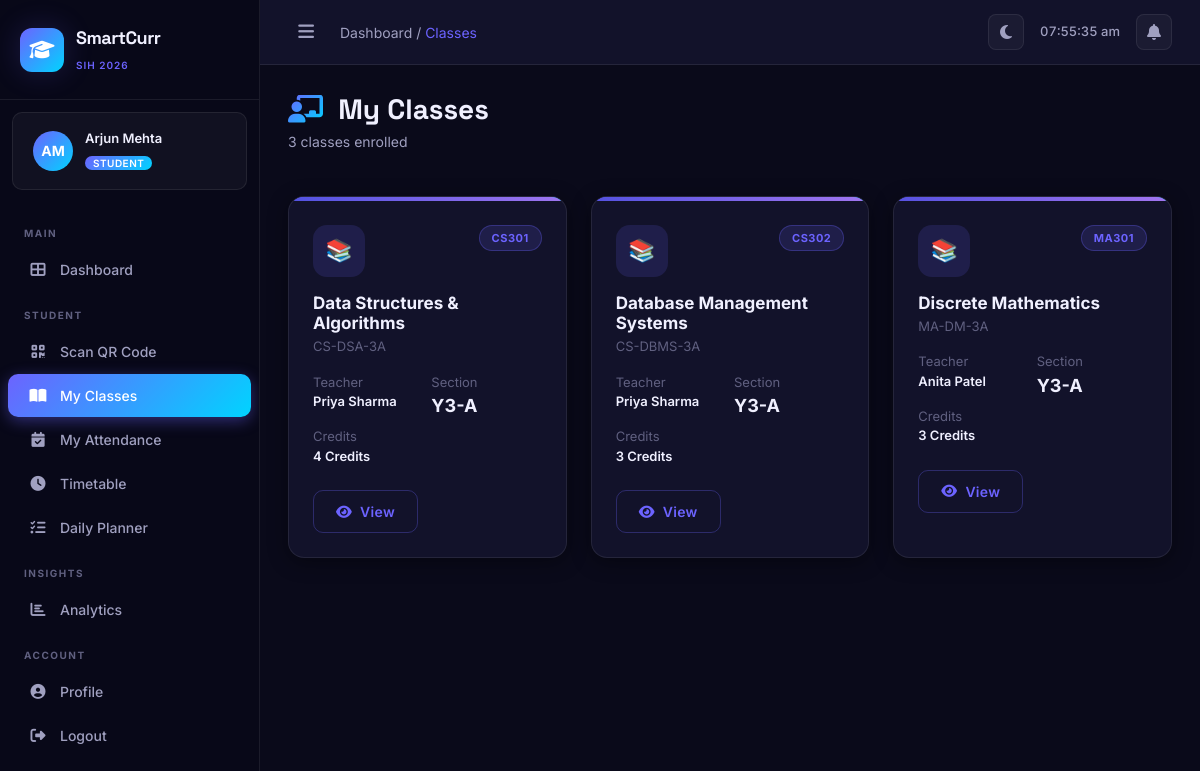
Screenshot of /classes/ (signed in) with the database file from the repository.
### accounts/models.py (models this page shows, shortened)
class CustomUser(AbstractUser):
    ROLE_CHOICES = [
        ('student', 'Student'),
        ('teacher', 'Teacher'),
        ('admin', 'Admin'),
    ]
    role = models.CharField(max_length=20, choices=ROLE_CHOICES, default='student')
    phone = models.CharField(max_length=15, blank=True)
    profile_picture = models.ImageField(upload_to='profiles/', blank=True, null=True)
    department = models.CharField(max_length=100, blank=True)
    roll_number = models.CharField(max_length=20, blank=True)  # for students
    employee_id = models.CharField(max_length=20, blank=True)  # for teachers
    year_of_study = models.IntegerField(null=True, blank=True)  # for students
    section = models.CharField(max_length=10, blank=True)
    def is_teacher(self):
        return self.role == 'teacher'

### attendance/models.py (models this page shows, shortened)
class Class(models.Model):
    name = models.CharField(max_length=100)
    department = models.CharField(max_length=100)
    year = models.IntegerField()
    section = models.CharField(max_length=10)
    subject = models.ForeignKey(Subject, on_delete=models.CASCADE)
    teacher = models.ForeignKey(
        'accounts.CustomUser',
        on_delete=models.CASCADE,
        related_name='teaching_classes',
        limit_choices_to={'role': 'teacher'}
    )
    students = models.ManyToManyField(
        'accounts.CustomUser',
        related_name='enrolled_classes',
        blank=True,
        limit_choices_to={'role': 'student'}
    )
    created_at = models.DateTimeField(auto_now_add=True)
    class Meta:
        verbose_name_plural = "Classes"

class Subject(models.Model):
    name = models.CharField(max_length=100)
    code = models.CharField(max_length=20, unique=True)
    department = models.CharField(max_length=100)
    credits = models.IntegerField(default=3)

### attendance/views.py (the view)
# urls.py: path('classes/', views.class_list, name='class_list'),
@login_required
def class_list(request):
    if request.user.is_teacher():
        classes = Class.objects.filter(teacher=request.user).select_related('subject')
    else:
        classes = request.user.enrolled_classes.select_related('subject', 'teacher')
    return render(request, 'attendance/class_list.html', {'classes': classes})

### templates/attendance/class_list.html (shortened to what this page needs)
{% extends 'base.html' %}
{% block breadcrumb %}Dashboard / <span style="color:var(--accent-primary)">Classes</span>{% endblock %}
{% block content %}
<div class="page-header d-flex align-items-center justify-content-between fade-in-up">
    <div>
        <h1 class="page-title"><i class="fas fa-chalkboard-teacher me-2 text-gradient"></i> My Classes</h1>
        <p class="page-subtitle">{{ classes.count }} class{{ classes.count|pluralize:"es" }} enrolled</p>
    </div>
</div>
<div class="row g-4">
    {% for cls in classes %}
    <div class="col-md-6 col-lg-4 fade-in-up" style="animation-delay: {{ forloop.counter0 }}00ms;">
        <div class="card-premium h-100" style="position: relative; overflow: hidden;">
            <div style="height: 4px; background: var(--gradient-primary); position: relative;">
                <div style="position: absolute; inset: 0; background: linear-gradient(90deg,
                    hsl({{ forloop.counter0|add:240 }}deg, 70%, 60%),
                    hsl({{ forloop.counter0|add:260 }}deg, 80%, 70%));"></div>
            </div>
            <div class="card-body-premium">
                <div class="d-flex align-items-start justify-content-between mb-3">
                    <div style="
                        width: 52px; height: 52px; border-radius: 14px;
                        background: rgba(108,99,255,0.15);
                        display: flex; align-items: center; justify-content: center;
                        font-size: 22px; color: var(--accent-primary);">
                        📚
                    </div>
                    <span class="badge-premium badge-purple">{{ cls.subject.code }}</span>
                </div>
                <h3 style="font-size: 17px; font-weight: 700; margin-bottom: 4px;">{{ cls.subject.name }}</h3>
                <div style="font-size: 13px; color: var(--text-muted); margin-bottom: 16px;">{{ cls.name }}</div>
                <div class="row g-2 mb-4" style="font-size: 13px;">
                    {% if request.user.is_teacher %}
                    <div class="col-6">
                        <div style="color: var(--text-muted);">Students</div>
                        <div style="font-weight: 700; font-size: 18px;">{{ cls.students.count }}</div>
                    </div>
                    {% else %}
                    <div class="col-6">
                        <div style="color: var(--text-muted);">Teacher</div>
                        <div style="font-weight: 600; font-size: 13px;">{{ cls.teacher.get_full_name }}</div>
                    </div>
                    {% endif %}
                    <div class="col-6">
                        <div style="color: var(--text-muted);">Section</div>
                        <div style="font-weight: 700; font-size: 18px;">Y{{ cls.year }}-{{ cls.section }}</div>
                    </div>
                    <div class="col-12">
                        <div style="color: var(--text-muted);">Credits</div>
                        <div style="font-weight: 600;">{{ cls.subject.credits }} Credits</div>
                    </div>
                </div>
                <div class="d-flex gap-2">
                    <a href="{% url 'class_detail' cls.pk %}" class="btn btn-premium btn-outline-premium flex-1" style="justify-content: center;">
                        <i class="fas fa-eye"></i> View
                    </a>
                </div>
            </div>
        </div>
    </div>
    {% endfor %}
</div>
{% endblock %}

### templates/base.html (shortened to what this page needs)
{% load static %}
<!DOCTYPE html>
<html lang="en" data-theme="dark">
<head>
    <link href="https://cdn.jsdelivr.net/npm/bootstrap@5.3.0/dist/css/bootstrap.min.css" rel="stylesheet">
    <link href="https://cdnjs.cloudflare.com/ajax/libs/font-awesome/6.5.0/css/all.min.css" rel="stylesheet">
    <link rel="stylesheet" href="{% static 'css/main.css' %}">
</head>
<body>
    {% if user.is_authenticated %}
    <div class="sidebar" id="sidebar">
        <div class="sidebar-brand">
            <div class="brand-icon">
                <i class="fas fa-graduation-cap"></i>
            </div>
            <div class="brand-text">
                <span class="brand-name">SmartCurr</span>
                <span class="brand-sub">SIH 2026</span>
            </div>
        </div>
        <div class="sidebar-user">
            <div class="user-avatar">
                {% if user.profile_picture %}
                    <img src="{{ user.profile_picture.url }}" alt="Profile">
                {% else %}
                    <div class="avatar-placeholder">{{ user.first_name|first|upper }}{{ user.last_name|first|upper }}</div>
                {% endif %}
            </div>
            <div class="user-info">
                <span class="user-name">{{ user.get_full_name|default:user.username }}</span>
                <span class="user-role badge">{{ user.role|title }}</span>
            </div>
        </div>
        <nav class="sidebar-nav">
            <div class="nav-section-label">Main</div>
            <a href="{% url 'dashboard' %}" class="nav-link {% if request.resolver_match.url_name == 'dashboard' %}active{% endif %}">
                <i class="fas fa-th-large"></i><span>Dashboard</span>
            </a>
            {% if user.is_teacher %}
            <div class="nav-section-label">Teacher</div>
            <a href="{% url 'class_list' %}" class="nav-link {% if 'class' in request.resolver_match.url_name %}active{% endif %}">
                <i class="fas fa-chalkboard-teacher"></i><span>My Classes</span>
            </a>
            <a href="{% url 'class_create' %}" class="nav-link">
                <i class="fas fa-plus-circle"></i><span>Create Class</span>
            </a>
            <a href="{% url 'attendance_history' %}" class="nav-link">
                <i class="fas fa-history"></i><span>Attendance History</span>
            </a>
            {% else %}
            <div class="nav-section-label">Student</div>
            <a href="{% url 'mark_attendance' %}" class="nav-link {% if request.resolver_match.url_name == 'mark_attendance' %}active{% endif %}">
                <i class="fas fa-qrcode"></i><span>Scan QR Code</span>
            </a>
            <a href="{% url 'class_list' %}" class="nav-link {% if 'class' in request.resolver_match.url_name %}active{% endif %}">
                <i class="fas fa-book-open"></i><span>My Classes</span>
            </a>
            <a href="{% url 'attendance_history' %}" class="nav-link">
                <i class="fas fa-calendar-check"></i><span>My Attendance</span>
            </a>
            <a href="{% url 'timetable' %}" class="nav-link {% if request.resolver_match.url_name == 'timetable' %}active{% endif %}">
                <i class="fas fa-clock"></i><span>Timetable</span>
            </a>
            <a href="{% url 'daily_planner' %}" class="nav-link {% if request.resolver_match.url_name == 'daily_planner' %}active{% endif %}">
                <i class="fas fa-tasks"></i><span>Daily Planner</span>
            </a>
            {% endif %}
            <div class="nav-section-label">Insights</div>
            <a href="{% url 'analytics' %}" class="nav-link {% if request.resolver_match.url_name == 'analytics' %}active{% endif %}">
                <i class="fas fa-chart-bar"></i><span>Analytics</span>
            </a>
            <div class="nav-section-label">Account</div>
            <a href="{% url 'profile' %}" class="nav-link">
                <i class="fas fa-user-circle"></i><span>Profile</span>
            </a>
            <a href="{% url 'logout' %}" class="nav-link logout-link">
                <i class="fas fa-sign-out-alt"></i><span>Logout</span>
            </a>
        </nav>
    </div>
    {% endif %}
    <div class="main-content {% if not user.is_authenticated %}full-width{% endif %}">
        {% if user.is_authenticated %}
        <div class="topbar">
            <button class="sidebar-toggle" id="sidebarToggle" onclick="toggleSidebar()">
                <i class="fas fa-bars"></i>
            </button>
            <div class="topbar-breadcrumb">
                {% block breadcrumb %}{% endblock %}
            </div>
            <div class="topbar-right">
                <div class="theme-toggle" onclick="toggleTheme()" title="Toggle Theme">
                    <i class="fas fa-moon" id="themeIcon"></i>
                </div>
                <div class="topbar-time" id="topbarTime"></div>
                <div class="topbar-notif">
                    <i class="fas fa-bell"></i>
                </div>
            </div>
        </div>
        {% endif %}
        <div class="content-area">
            {% block content %}{% endblock %}
        </div>
    </div>
</body>
</html>

### rows the page displays
CustomUser: first_name|first "A", last_name|first "M", get_full_name "Arjun Mehta", role "STUDENT"
Class: subject.code "CS301", subject.name "Data Structures & Algorithms", name "CS-DSA-3A", teacher.get_full_name "Priya Sharma", year "3", section "A", subject.credits "4"
Class: subject.code "CS302", subject.name "Database Management Systems", name "CS-DBMS-3A", teacher.get_full_name "Priya Sharma", year "3", section "A", subject.credits "3"
Class: subject.code "MA301", subject.name "Discrete Mathematics", name "MA-DM-3A", teacher.get_full_name "Anita Patel", year "3", section "A", subject.credits "3"

### other values shown
{{ classes.count }} "3"
